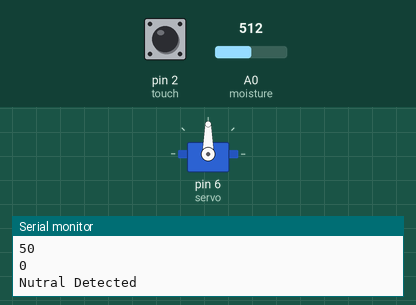
This sketch was run on a simulated Arduino Uno, built with avr-gcc and run on an emulated ATmega328P. Parts: servo, the last lines printed to the serial monitor. The test bench sets the inputs (shaded band); at power-on: pin 2 (touch) LOW, A0 (moisture) = 512.

Above: at 2.0 s.
2.1 s: pin 2 (touch) pulled HIGH for 1.5 s
At 3.6 s:
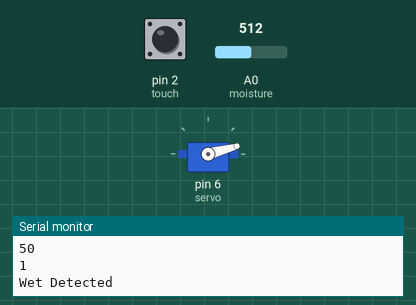
5.3 s: pin 2 (touch) pulled HIGH for 3.2 s
At 9.5 s:
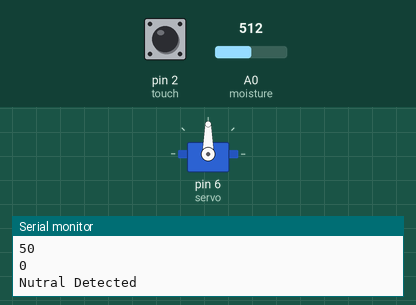
Timing chart, 0 to 11.0 s (numbered marks = the images above; inputs shaded):
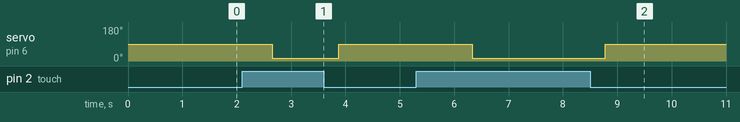

Measured:
- after the input at 2.1 s, servo on pin 6 (servo): 90° → 15° after 0.55 s, → 90° 1.2 s later
- after the input at 5.3 s, servo on pin 6 (servo): 90° → 15° after 1.0 s, → 90° 2.5 s later

The sketch:

Wet_and_dry.ino
```cpp
#include <Servo.h>
int moisture=A0;
int touch=2;
Servo servo;
void setup() {
  // put your setup code here, to run once:
Serial.begin(9600);
servo.attach(6);
servo.write(90);
pinMode(moisture,INPUT);
pinMode(touch,INPUT);
Serial.println("Your Smart Segregator is ready to Segregate!");
}

void loop() {
  // put your main code here, to run repeatedly:
int detect_moisture=analogRead(moisture);
//Serial.println(detect_moisture);
int out=map(detect_moisture,0,1023,0,100);
Serial.println(out);
int detect_touch=digitalRead(touch);
Serial.println(detect_touch);
delay(200);

if (out>85 && detect_touch==1)
{
  servo.write(160);
  delay(25);
  Serial.println("Dry Detected");
  delay(1000);
  }
 else if (out<=85 && detect_touch==1)
 {
servo.write(15);
delay(25);
Serial.println("Wet Detected");
  delay(1000);

}
else {
servo.write(90);
delay(25);
Serial.println("Nutral Detected");
  delay(1000);

}
}
```
